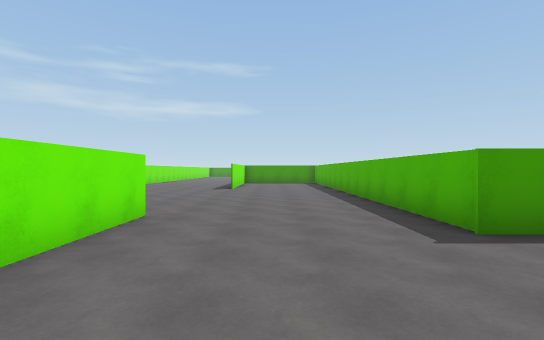
view 1 (above)

19 first-person views from a walk through a 3-D level made in the Unity game engine. The camera is 1.5 m above the floor, looks level and sees 85° across. The floor is counted in squares, 2 m on a side. Each view is taken from the middle of a square. On the plan, view 1 faces up. The plan holds only what a view shows up to about 10 squares ahead; the rest is blank. The place goes on beyond the plan. The player character is not drawn.

view 2
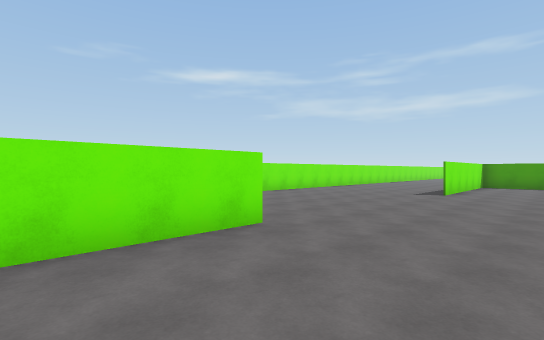

view 3
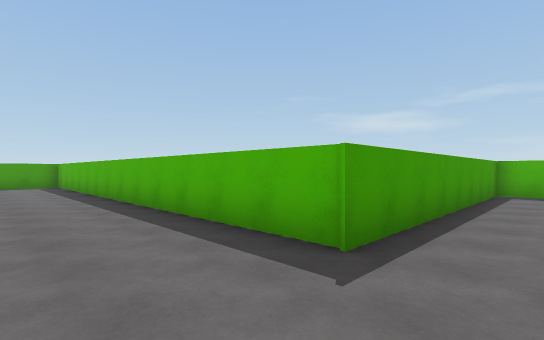

view 4
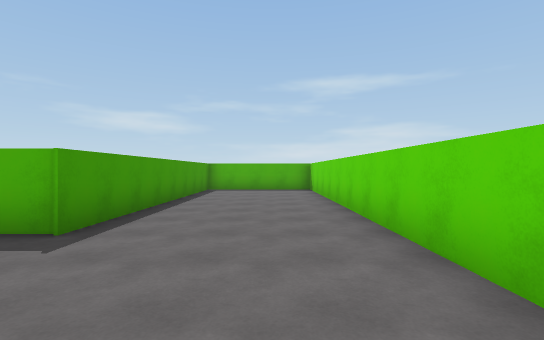

view 5
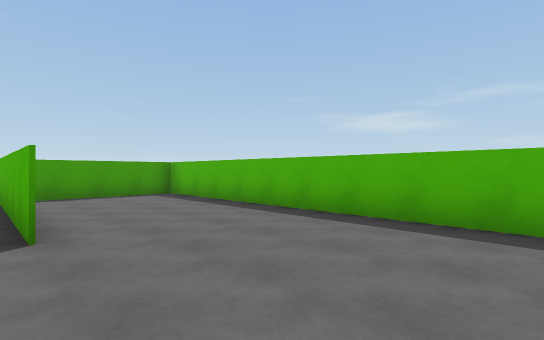

view 6
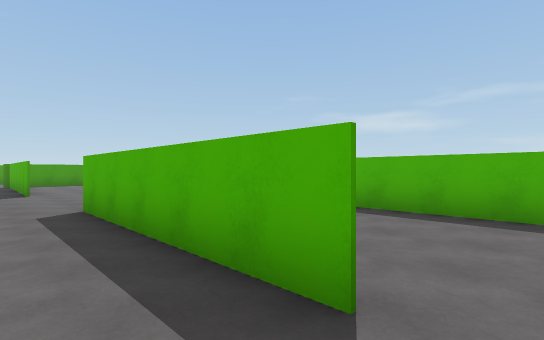

view 7
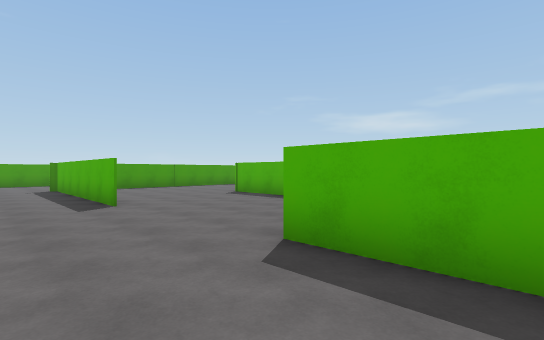

view 8
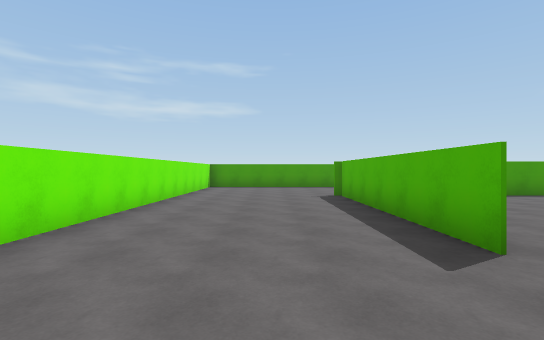

view 9
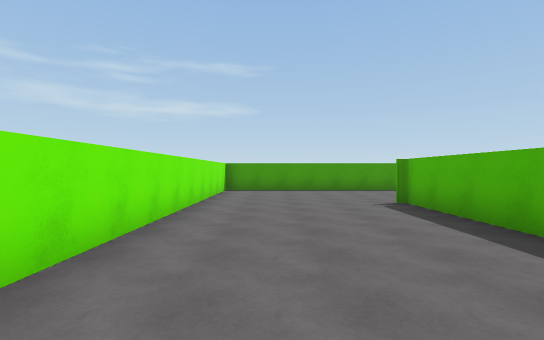

view 10
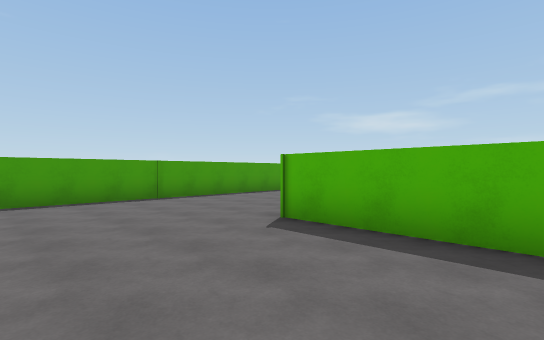

view 11
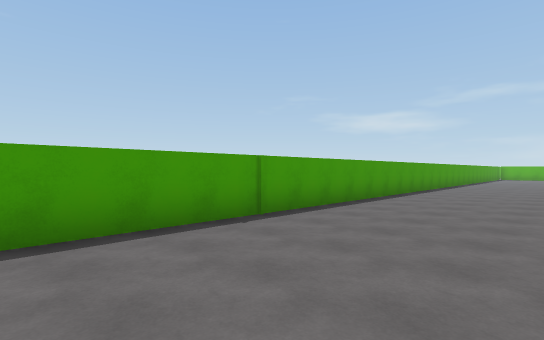

view 12
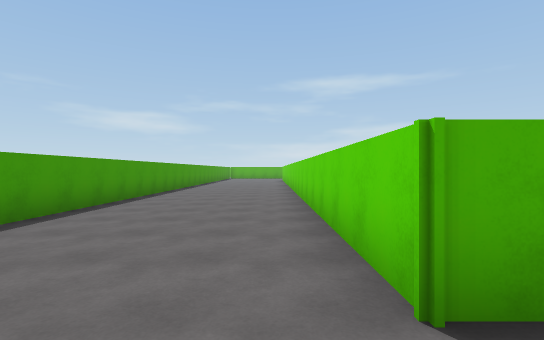

view 13
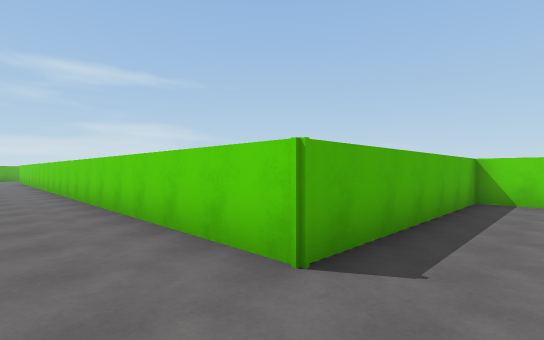

view 14
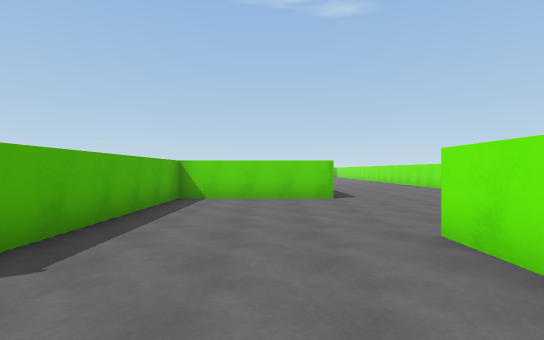

view 15
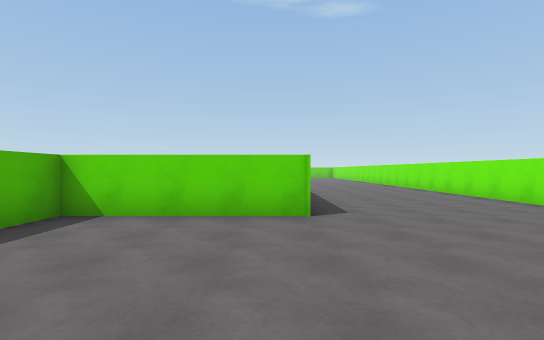

view 16
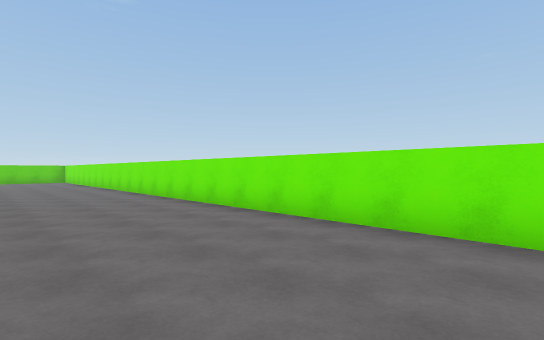

view 17
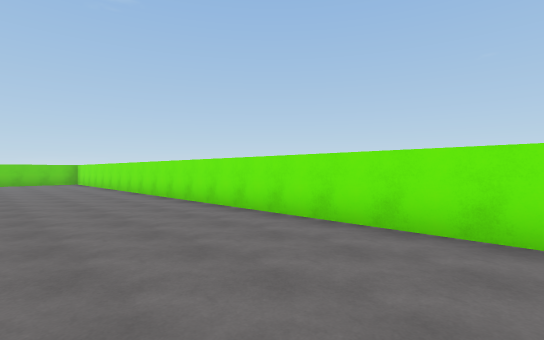

view 18
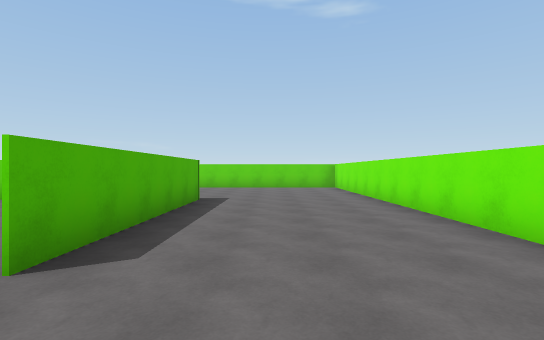

view 19
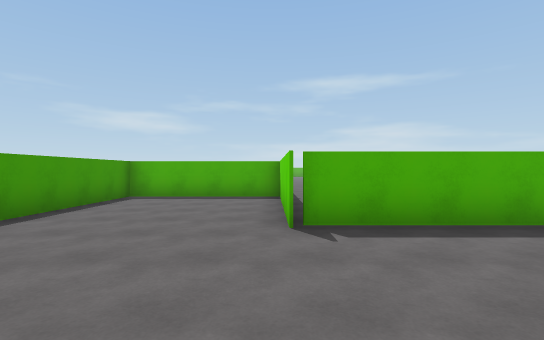

### Floor plan
Points are (right, up) in squares from view 1. A wall is a line through its corners. A room is listed if a view was taken in it or the views show most of it. See-through windows are left out.
Room 1 (views 1, 2, 3, 4, 5, 6, 7, 8, 9, 10, 11, 12, 13, 14, 15, 16, 17, 18, 19)
walls: (-1.6, 11.8) (-1.6, 17.1) (2.5, 17.1) (-1, 17.1); (-1.6, 13.5) (-1.6, 11.9); (-6.7, 15.8) (-6.7, -3); (-2, 21.6) (-2, 27.8) (2.5, 27.8) (2.5, 32) (-1.6, 32); (-2.1, -0.5) (-2.1, 5) (-2.1, 2.1); (0.5, -0.5) (9, -0.5); (-2.1, 23) (-2.1, 21.6); (10.5, 3.4) (2.5, 3.4) (2.5, 23.2) (11.5, 23.2); (-6.7, 31) (-6.7, 21.9); (11, 27.7) (-2.2, 27.7)

Where each view was taken, in squares from view 1:
view 1: 0 up, 0 right, facing up
view 2: 2 up, 1 right, facing up-left
view 3: 2 up, 0 right, facing up-right
view 4: 1 up, 1 left, facing right
view 5: 8 up, 2 left, facing up-right
view 6: 11 up, 3 left, facing up-right
view 7: 15 up, 4 left, facing up-right
view 8: 19 up, 4 left, facing up
view 9: 21 up, 5 left, facing up
view 10: 20 up, 1 left, facing up-right
view 11: 24 up, 1 left, facing up-right
view 12: 24 up, 1 right, facing right
view 13: 25 up, 1 right, facing down-right
view 14: 25 up, 0 right, facing down
view 15: 22 up, 1 left, facing down
view 16: 15 up, 3 left, facing down-left
view 17: 12 up, 3 left, facing down-left
view 18: 7 up, 4 left, facing down
view 19: 28 up, 6 left, facing right
